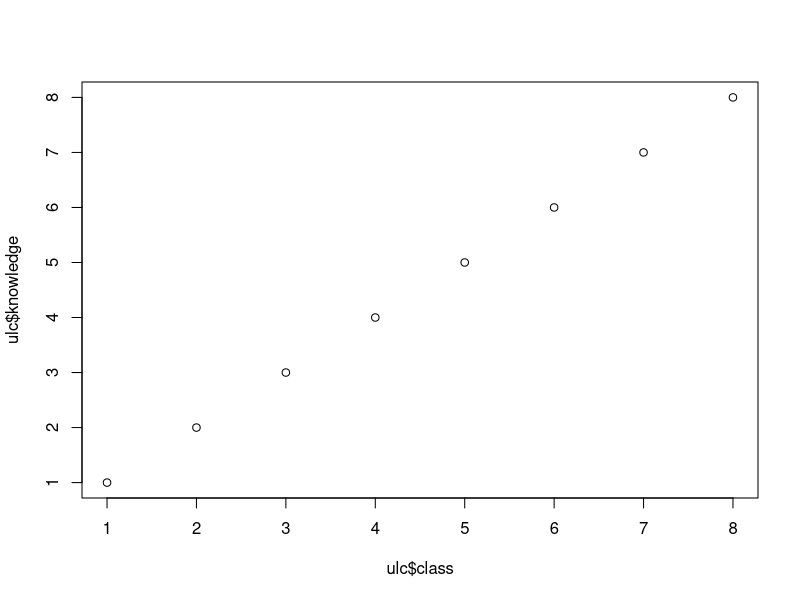
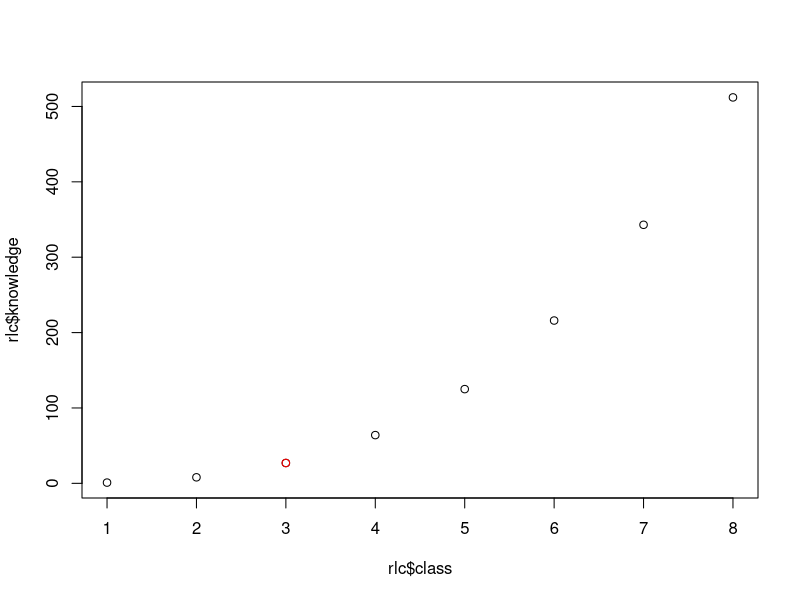

Reproduce these figures in R, in order. (Note: this script raises an error after producing the figures.)
#####################################################################
########################### DATASETS ################################
#####################################################################



#####################################################################
# PART 0. LEARNING CURVE
#####################################################################

# Usual learning curve
library(dplyr)
ulc <- tibble(class = 1:8,
             knowledge = 1:8)
plot(ulc$class, ulc$knowledge)

# R learning curve
rlc <- tibble(class = 1:8,
             knowledge = (1:8)^3)
class <- 3
plot(rlc$class, rlc$knowledge)
points(rlc$class[class], rlc$knowledge[class], col = "red")



#####################################################################
# PART 1. SUMMARY
#####################################################################

#Key idea. When we quantify the world, we need two things: 
# - Observations: What we study.
#     - Normally we put the observations in the of a dataset.
# - Variables: Characteristics of what we study.
#     - Normally we put the variables in the columns of a dataset.

# Concepts
"Table" > "Dataset"
"Table" > "Dataframe"
"Dataframe" < "Dataset"

"Variable" == "Column" #*not always
"Observation" == "Row" #*not always


#####################################################################
# PART 1. OBSERVATIONS
#####################################################################

# - Observations: What we study.
#     - Unit of analysis
#     - Unit of observation


# 1.1. OBSERVATIONS
# Check the slides


# 1.2. ECOLOGICAL INFERENCE PROBLEM

# More info: https://en.wikipedia.org/wiki/Simpson%27s_paradox

#Packages
library(dplyr)
library(tidyr)
library(readr)

# 1.2.1. UC BERKELEY
# Tibble with admissions to different undergraduate programmes
uni <- tibble(faculty = rep(c("Psysics", "Politics", "Journalism"), times = 1, each = 2),
              sex = rep(c("Men", "Women"), times = 3),
              applicants = c(825,108,325,593,181,392),
              admitted = c(520, 76, 119, 203, 52, 115))

# What is aggregate data (uni level) telling us?
uni |> 
  group_by(sex) |> 
  summarize(applicants = sum(applicants),
            admitted = sum(admitted)) |> 
  mutate(perc_admissions = admitted / applicants * 100)

#But when we disaggregate the data faculty level ...
uni |> 
  mutate(perc_admissions = admitted / applicants * 100) |>
  arrange(desc(perc_admissions))


## 1.2.2. DURKHEIM SUICIDE
suicide <- tibble(region = c("Isère"),
                  municipality = rep(c("Grenoble", "Le Bourg-d'Oisans", "Saint-Jean-de-Maurienne"), times = 1, each = 2),
                  religion = rep(c("Protestant", "Catholic"), times = 3),
                  population = c(8250,1080,325,593,181,392),
                  suicide = c(520, 72, 12, 20, 5, 11))

#What aggregate data (regional level) is telling us?
suicide |> 
  group_by(religion) |> 
  summarize(population = sum(population),
            suicide = sum(suicide)) |> 
  mutate(perc = suicide / population * 100)

#But when we disaggregate the data ...
suicide |> 
  mutate(perc = suicide / population * 100) |>
  arrange(desc(perc))





#####################################################################
# PART 2. VARIABLES
#####################################################################

# - Variables: Characteristics of what we study.
#     - Categorical nominal: No order
#     - Categorical ordinal: Order, distance not known
#     - Numeric interval: Order, distance is known, zero no meaning
#     - Numeric ratio: Order, distance is known, zero has meaning


## 2.1. NOMINAL

#     - Categorical nominal: No order


### 2.1.1. DATAFRAME
strings <- tribble(~iso3c, ~country,           ~currency, ~continent, ~region,
                   "CMR", "Cameroon",          "CFA Franc BEAC",           "Africa",   "Sub-Saharan Africa",
                   "COL", "Colombia",          "Colombian Peso",           "Americas", "Latin America & Caribbean",
                   "CUB", "Cuba",              "Cuban Peso",               "Americas", "Latin America & Caribbean",
                   "FRA", "France",            "Euro",                     "Europe",   "Europe & Central Asia",
                   "LSO", "Lesotho",           "Loti",                     "Africa",   "Sub-Saharan Africa",
                   "QAT", "Qatar",             "Qatari Rial",              "Asia",     "Middle East & North Africa",
                   "TWN", "Taiwan",            "New Taiwan Dollar",        "Asia",     "East Asia & Pacific",
                   "TTO", "Trinidad & Tobago", "Trinidad & Tobago Dollar", "Americas", "Latin America & Caribbean")
strings


### 2.1.2. STORAGE
#    - Character
#    - Factor


### 2.1.3. OPERATIONS
#    - Equality: ==
#    - Equality: %in%
#    - Not equality: !=

strings$country == "France"
factor(strings$country) == "France"
strings$continent %in% c("Africa", "Americas", "Asia")
strings$currency != "Euro"
!strings$currency %in% c("Euro", "Loti", "Cuban Peso")


#Ergo
strings[strings$continent %in% c("Africa", "Europe"),]
sum(strings$region == "Latin America & Caribbean")


### 2.1.4. EXERCISE

# Show me the observations from Argentina
# How many observations from Colombia?
glimpse(ches_la)

## 2.1.5. BINARY VARIABLES

#Also called dummy or dichotomous.

ches_la$president

#red:
#elected:
#democracy:
#alliance: 
#successful coup d'état
#reg_aut of an ethnic group



### 2.1.6. STRINGR PACKAGE

library(stringr)
str_remove(strings$region, "Latin ")
str_replace(strings$country, "&", "and")
str_to_upper(strings$currency)
str_sub(strings$iso3c, end = 2)





## 2.2. ORDINAL

#     - Categorical ordinal: Order, distance not known


### 2.2.1. DATAFRAME
ords <- tibble(nom = c("Tània", "Pablo", "Sílvia", "Íñigo", "Carles", "Basha", "Isabel", "Santiago"),
               naixement = factor(c("1970s", "1970s", "1980s", "1960s", "1960s", "1980s", "1970s", "1970s"),
                               ordered = TRUE, levels = c("1960s", "1970s", "1980s")),
               independencia = factor(c("A favor", "Neutral", "A favor", "Neutral", "A favor", "A favor", "En contra", "En contra"),
                                      ordered = T, levels = c("En contra", "Neutral", "A favor")),
               immigracio =  factor(c("A favor", "A favor", "En contra", "Neutral", "Neutral", "A favor", "Neutral", "En contra"),
                                    ordered = T, levels = c("En contra", "Neutral", "A favor")),
               liberalisme = c("Baix", "Molt baix", "Mitjà", "Alt", "Alt", "Molt baix", "Molt alt", "Mitjà"))

#fixem-nos que liberalisme NO és ordinal i ho hauria de ser
ords




### 2.2.2. STORAGE
#    - Ordered factor

ords$liberalisme 

ords$liberalisme
class(ords$liberalisme)
typeof(ords$liberalisme)
unclass(ords$liberalisme)


### 2.2.3. OPERATIONS
#    - Equality: ==
#    - Equality: %in%
#    - Not equality: !=
#    - More than: >
#    - More or equal than: >=
#    - Less than: <
#    - Less or equal than: <=

#Qui té un nivell de liberalisme mitjà o més alt?
ords$liberalisme >= "Mitjà"
ords[ ,c(1,5)]

#Qui va néixer abans dels 1980s?
ords$naixement < 1980
ords[ , 1:2]

#Qui està en contra de la immigració?
ords$immigracio == "En contra"
ords[ , ]



### 2.2.4. FORCATS PACKAGE
library(forcats)
fct_relevel(ords$liberalisme, "Hybrid Regime", "Full Democracy", "Flawed Democracy", "Authoritarian")
fct_rev(ords$liberalisme)
fct_other(ords$liberalisme, keep = c("Molt alt", "Alt"))
plot(fct_infreq(ords$liberalisme))
plot(fct_rev(fct_infreq(ords$liberalisme)))



## 2.3. INTERVAL

#     - Numeric interval: Order, distance is known, zero no meaning


### 2.3.1. DATAFRAME
polity <- tibble(country = c("United States", "Bolivia", "Australia", "Azerbaijan",
                             "USSR", "Timor Leste", "Eritrea", "Qatar", "Gambia"),
                 year = c(1776, 1825, 1901, 1991, 1922, 2002, 1993, 1971, 1965),
                 polity2 = c(0, -3, 10, -3, -7, 6, -6, -10, 8))
polity


### 2.3.2. STORAGE
#    - Numeric
#    - Integer
#    - Date


### 2.3.3. OPERATIONS
#    - Equality: ==
#    - Equality: %in%
#    - Not equality: !=
#    - More than: >
#    - More or equal than: >=
#    - Less than: <
#    - Less or equal than: <=
#    - Sometimes, sums and differences: +, -


# País fundat més tard de l'any 1950
polity$year > 1950
polity[,]

# Quin país té el màxim de democràcia?
polity$polity2 == max(polity$polity2)
polity[,]

#Diferència entre l'any mínim i l'any màxim de fundació (rang).
max(polity$year) - min(polity$year)




## 2.4. RATIO

#     - Numeric ratio: Order, distance is known, zero has meaning


### 2.4.1. DATAFRAME
ratio <- tibble(country = c("USA", "UKG", "FRN", "GMY", "ITA", "RUS", "JPN"),
                gdpcap = c(76329.32, 46126.12, 40886.34, 48718.02, 34776.90, 15270.2, 33823.24),
                lifeexp = c(76.4, 81.1, 82.3, 81.5, 83.2, 69, 84.3),
                tpop = c(333287564, 66971400, 67971316, 83797997, 58940431, 144236930, 125124992))
ratio




### 2.4.2. STORAGE
#    - Numeric

# Scientific notation: 1.2e+07?
12000000

# Scientific notation: 2.50e+08
250000000

options(scipen=999)
options(scipen=0)

### 2.4.3. OPERATIONS
#    - Equality: ==
#    - Equality: %in%
#    - Not equality: !=
#    - More than: >
#    - More or equal than: >=
#    - Less than: <
#    - Less or equal than: <=
#    - Sums: +
#    - Differences: -
#    - Multiplication: *
#    - Division: /
#    - Other: sqrt(), log(), exp(), max(), min(), mean()...



## Quins països tenen una esperança de vida superior a 80 anys?
ratio$lifeexp > 80
ratio[, ]

## Població, en milions
ratio$tpop / 1000000

## Calculem PIB total (PIB per càpita * població)
ratio$gdpcap * ratio$tpop

## Quina és la mitjana de PIB per càpita?
mean(ratio$gdpcap)

## Quin és el país amb el mínim de població?
ratio$tpop == min(ratio$tpop)
ratio[,]



### 2.4.4. EXeRcIsE!!!!!

#https://www.idescat.cat/indicadors/?id=aec&n=15903&t=202200


# Poblacions per sobre els 1000 mts


# Poblacions d'"Osona"


# Població amb major altitud


# Població amb menys superfície

